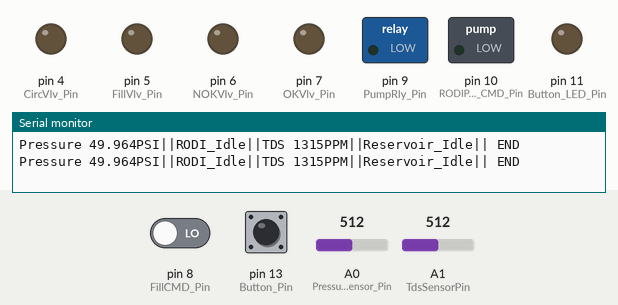
Simulated run of this sketch. Board: Arduino Uno, built with avr-gcc and run on an emulated ATmega328P. Parts: switched loads named in the sketch (green lamp = pin HIGH), output pins drawn as LEDs (lit = HIGH), the last lines printed to the serial monitor. Inputs (shaded band) come from the test bench; at power-on: A0 (PressureSensor_Pin) = 512, A1 (TdsSensorPin) = 512, pin 8 (FillCMD_Pin) LOW, pin 13 (Button_Pin) HIGH.

Above: at 2.8 s.
2.9 s: A0 (PressureSensor_Pin) set to 194
4.4 s: A0 (PressureSensor_Pin) set to 169
At 6.2 s:
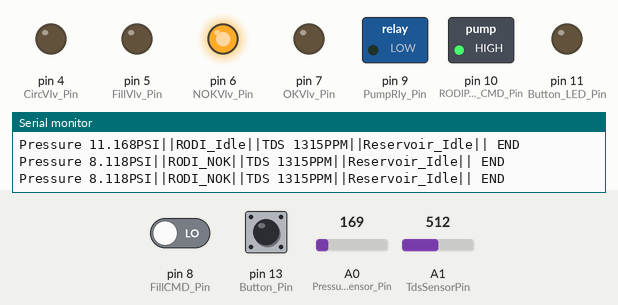
6.5 s: A1 (TdsSensorPin) set to 6
9.2 s: A1 (TdsSensorPin) set to 3
At 12.2 s:
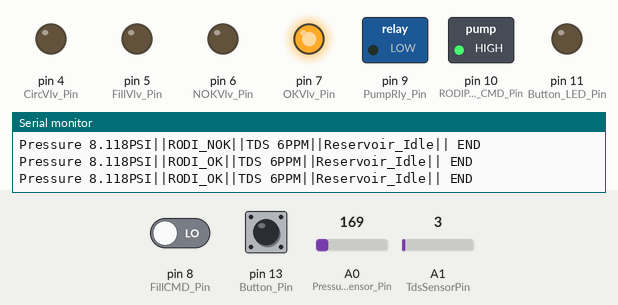
12.5 s: pin 8 (FillCMD_Pin) driven HIGH
At 14.0 s:
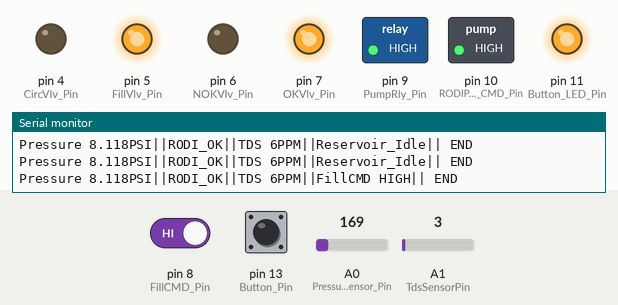
14.5 s: pin 8 (FillCMD_Pin) driven LOW
At 15.6 s:
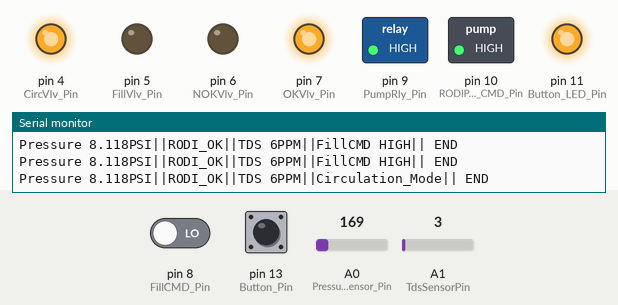
Timing chart, 0 to 17.5 s (numbered marks = the images above; inputs shaded):
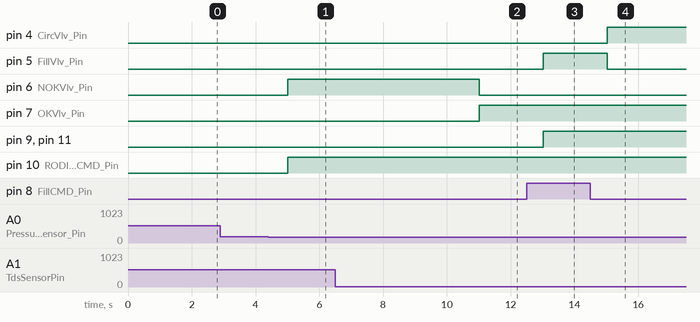

Measured:
- the behaviour switches between 185 and 184 on A0 (PressureSensor_Pin) (found by bisection; images 0 and 1)
- the behaviour switches between 5 and 4 on A1 (TdsSensorPin) (found by bisection; images 1 and 2)
- after the input at 4.4 s, pin 6 (NOKVlv_Pin), pin 10 (RODIPump_CMD_Pin): LOW → HIGH after 0.61 s
- after the input at 9.2 s, pin 6 (NOKVlv_Pin): HIGH → LOW after 1.8 s; pin 7 (OKVlv_Pin): LOW → HIGH after 1.8 s
- after the input at 12.5 s, pin 5 (FillVlv_Pin), pin 9 (PumpRly_Pin), pin 11 (Button_LED_Pin): LOW → HIGH after 0.52 s
- after the input at 14.5 s, pin 4 (CircVlv_Pin): LOW → HIGH after 0.53 s; pin 5 (FillVlv_Pin): HIGH → LOW after 0.53 s

The sketch:

AWC_Arduino2.ino
```cpp
//AutoWaterChange Arduino 2 - Downstairs Arduino
#include <EEPROM.h>
#include <GravityTDS.h>
#include <avr/wdt.h>


GravityTDS gravityTds;

#define TdsSensorPin A1
#define PressureSensor_Pin A0

const int RODI_TDS_Limit = 10; //limit for RODI TDS OK
const int Pressure_Limit_High = 60;//pressure to trigger RODI system off
const int Pressure_Limit_Low = 10; //pressure to trigger RODI system on


const int OKVlv_Pin = 7;
const int NOKVlv_Pin = 6;
const int FillVlv_Pin = 5;
const int CircVlv_Pin = 4;
const int FillCMD_Pin = 8;
const int PumpRly_Pin = 9;
const int RODIPump_CMD_Pin = 10;
const int Button_Pin = 13;
const int Button_LED_Pin = 11;

int Button_State = 0;
int Last_Button_State = 0;

int FillCMD_State = 0;
int CircVlv_State = 0;
int PumpRly_State = 0;
int Man_Circ_State = 0;
int PressureSwitch_State = 0;

float PressureReading = 0;
float PressureVoltage = 0;
float Pressure = 0;
float tdsValue = 0;
float temperature = 25; //static temp coefficient

const unsigned long interval[] = {3000000,600000}; //(Off, On)

unsigned long previousMillis = 0; //define previousMillis as an unsigned long variable

typedef enum{
  RESERVOIR_IDLE,
  CIRCULATION,
  FILL,
}State_Reservoir;
State_Reservoir State_R;

typedef enum{
  RODI_IDLE,
  RODI_OK,
  RODI_NOK,
}State_RODISys;
State_RODISys State_RODI;

void setup()
{
    wdt_enable(WDTO_8S); //enables watchdogtimer with 8s countdown - if timer doesn't hit 8s (program is frozen) Arduino will reset

    Serial.begin(115200);

      //canned code from GravityTDS example
    gravityTds.setPin(TdsSensorPin);
    gravityTds.setAref(5.0);  //reference voltage on ADC, default 5.0V on Arduino UNO
    gravityTds.setAdcRange(1024);  //1024 for 10bit ADC;4096 for 12bit ADC
    gravityTds.begin();  //initialization

      //pinmodes for each IO
    pinMode(OKVlv_Pin, OUTPUT);
    pinMode(NOKVlv_Pin, OUTPUT);
    pinMode(FillVlv_Pin, OUTPUT);
    pinMode(CircVlv_Pin, OUTPUT);
    pinMode(PressureSensor_Pin, INPUT);
    pinMode(FillCMD_Pin, INPUT);
    pinMode(PumpRly_Pin, OUTPUT);
    pinMode(Button_Pin, INPUT_PULLUP);
    pinMode(Button_LED_Pin, OUTPUT);
    pinMode(RODIPump_CMD_Pin, OUTPUT);
}

void loop()
{
  wdt_reset(); //resets watchdog timer before it resets arduino

  delay(1000); //slow the chaos
  RODI(); //RODI loop
  TDS_Measurement(); //TDS loop
  Reservoir(); //Reservoir loop
  Button(); //Button loop
  Serial.println(" END");
}

void TDS_Measurement()
{
  //canned TDS sensor code
  gravityTds.update();  //sample and calculate
  tdsValue = gravityTds.getTdsValue();  // then get the value
  Serial.print("TDS ");
  Serial.print(tdsValue,0);
  Serial.print("PPM||");
}

void RODI()
{
  //Read Pressure Sensor
  PressureReading = analogRead(PressureSensor_Pin);
/*
  //debug display Pressure Reading
  Serial.print("Pressure_Reading =");
  Serial.print(PressureReading);
  Serial.print("||");
*/
  //convert Pressure Reading to Pressure Voltage
  PressureVoltage = 0.00488 * PressureReading;
/*
  //debug display Pressure Voltate
  Serial.print("PressureVoltage=");
  Serial.print(PressureVoltage, 3);
  Serial.print("V||");
*/
  //Convert Pressure Sensor Voltage to Pressure
  Pressure = (PressureVoltage * 25) - 12.5;
  Serial.print("Pressure ");
  Serial.print(Pressure,3);
  Serial.print("PSI||");


  if (Pressure >= Pressure_Limit_High)
  {
    //if Pressure is greater than Pressure Limit system should idle
    PressureSwitch_State = LOW;
//    Serial.print("Pressure_High_IDLE||"); //debug Pressure Switch State
  }
  if (Pressure < Pressure_Limit_Low)
  {
    //if pressure is less than Pressure Limit system should function
    PressureSwitch_State = HIGH;
//    Serial.print("Pressure_Low_ON||"); //debug Pressure Switch State
  }

  if (PressureSwitch_State == LOW) //RODI system is IDLE
  {
      State_RODI = RODI_IDLE; //rewrite State_RODI
      Serial.print("RODI_Idle||");
  }
  if ((PressureSwitch_State == HIGH) && (tdsValue >= RODI_TDS_Limit))  //RODI System is producing NOK water
  {
      State_RODI = RODI_NOK;  //rewrite State_RODI
      Serial.print("RODI_NOK||");
  }
  if ((PressureSwitch_State == HIGH) && (tdsValue <= RODI_TDS_Limit))  //RODI System is producing OK water
  {
      State_RODI = RODI_OK; //rewrite State_RODI
      Serial.print("RODI_OK||");
  }
  else
  {
    //do nothing
  }

  switch(State_RODI)
  {
    case RODI_IDLE: //what to do when RODI is Idle
    {
      digitalWrite (OKVlv_Pin, LOW);
      digitalWrite (NOKVlv_Pin, LOW);
      digitalWrite (RODIPump_CMD_Pin, LOW);
      break;
    }
    case RODI_OK: //what to do when RODI is OK
    {
      digitalWrite (OKVlv_Pin, HIGH);
      digitalWrite (NOKVlv_Pin, LOW);
      digitalWrite (RODIPump_CMD_Pin, HIGH);
      break;
    }
    case RODI_NOK:  //what to do when RODI is NOK
    {
      digitalWrite (OKVlv_Pin, LOW);
      digitalWrite (NOKVlv_Pin, HIGH);
      digitalWrite (RODIPump_CMD_Pin, HIGH);
      break;
    }
  }
}

void Reservoir()
{    //automated reservoir actions, fill from AWC, circulate water 5 minutes every hour

  FillCMD_State = digitalRead(FillCMD_Pin);
  unsigned long currentMillis = millis();
  static bool lastState_bo = LOW;

  if(FillCMD_State == HIGH)
  {
    digitalWrite (CircVlv_Pin, LOW);
    digitalWrite (FillVlv_Pin, HIGH);
    digitalWrite (PumpRly_Pin, HIGH);
    digitalWrite (Button_LED_Pin, HIGH);
    Serial.print ("FillCMD HIGH||");
  }
  else // if(FILLCMD_State == LOW)
  {
    if( (currentMillis - previousMillis >= interval[CircVlv_State] ) ||
        ( HIGH == lastState_bo ) )
    {
      previousMillis = currentMillis;
        if ((CircVlv_State == LOW) && (PumpRly_State == LOW))
        {
          CircVlv_State = HIGH;
          PumpRly_State = HIGH;
        }
        else
        {
          CircVlv_State = LOW;
          PumpRly_State = LOW;
        }
        digitalWrite (CircVlv_Pin, CircVlv_State);
        digitalWrite (FillVlv_Pin, LOW);
        digitalWrite (PumpRly_Pin, PumpRly_State);
    }
    if(CircVlv_State == HIGH)
    {
      Serial.print("Circulation_Mode||");
      digitalWrite (Button_LED_Pin, HIGH);
    }
    if(CircVlv_State == LOW)
    {
      Serial.print("Reservoir_Idle||");
      digitalWrite (Button_LED_Pin, LOW);
    }
  }

  lastState_bo = FillCMD_State;
}
void Button()
{
  Last_Button_State = Button_State;
  Button_State = digitalRead(Button_Pin);

  CircVlv_State = digitalRead(CircVlv_Pin);
  FillCMD_State = digitalRead(FillCMD_Pin);

  if(FillCMD_State == LOW)
  {
    if(Button_State == LOW && Last_Button_State == HIGH)
    {
      //Serial.print("BUTT IS PRESSED ");
          if((CircVlv_State == LOW) && (PumpRly_State == LOW))
          {
            CircVlv_State = HIGH;
            PumpRly_State = HIGH;
            Man_Circ_State = HIGH;
          }
          else
          {
            CircVlv_State = LOW;
            PumpRly_State = LOW;
            Man_Circ_State = LOW;
          }
          digitalWrite(CircVlv_Pin, CircVlv_State);
          digitalWrite(PumpRly_Pin, PumpRly_State);
          Serial.print("Manual_Circulation||");
          Serial.print(Man_Circ_State);

    }
  }
}
```
